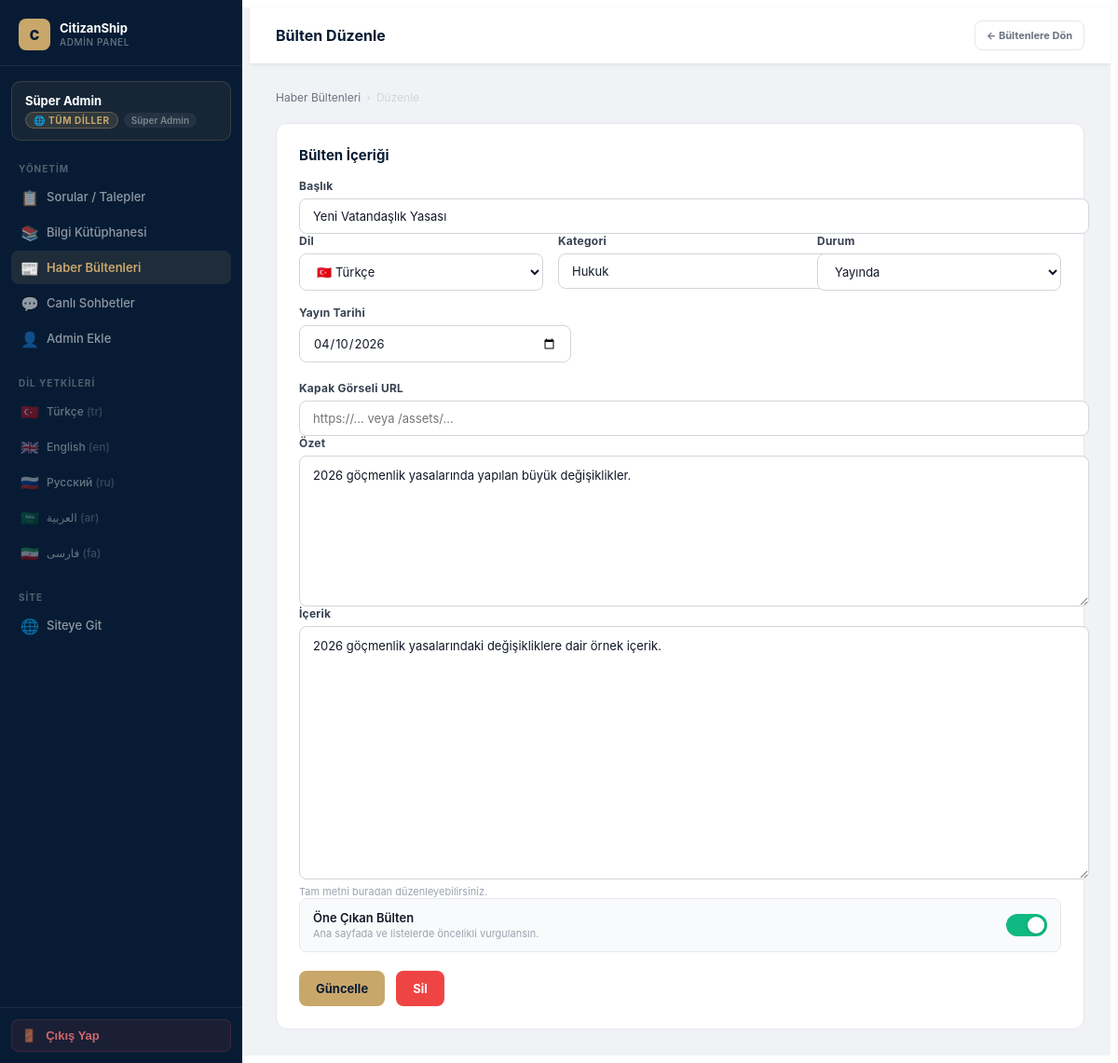
/admin/news-edit.php?id=1 (signed in), run on the app's committed database.
### tables this page shows
CREATE TABLE news (
            id INTEGER PRIMARY KEY AUTOINCREMENT,
            locale TEXT,
            title TEXT,
            summary TEXT,
            content TEXT,
            category TEXT,
            status TEXT,
            publishedAt TEXT,
            coverImage TEXT,
            isFeatured INTEGER DEFAULT 0
        );

### admin/config.php (called while the page is built, shortened)
<?php
$LOCALES = ["tr", "en", "ru", "ar", "fa"];
$LOCALE_FLAGS = ["tr" => "🇹🇷", "en" => "🇬🇧", "ru" => "🇷🇺", "ar" => "🇸🇦", "fa" => "🇮🇷"];
$LOCALE_LABELS = ["tr" => "Türkçe", "en" => "English", "ru" => "Русский", "ar" => "العربية", "fa" => "فارسی"];
?>

### admin/news-edit.php (the view, shortened to what this page needs)
<?php
require_once 'config.php';
$adminLocale = $_SESSION['admin_locale'] ?? null;
$bulletinId = (int) ($_GET['id'] ?? 0);
$isEditing = $bulletinId > 0;
$bulletin = [
    'id' => null,
    'locale' => $adminLocale ?: 'tr',
    'title' => '',
    'summary' => '',
    'content' => '',
    'category' => 'Vatandaşlık',
    'status' => 'draft',
    'publishedAt' => date('Y-m-d'),
    'coverImage' => '',
    'isFeatured' => 0,
];
if ($isEditing) {
    $stmt = $db->prepare("SELECT * FROM news WHERE id = :id");
    $stmt->execute([':id' => $bulletinId]);
    $existing = $stmt->fetch();
        ?>
        <?php
    $bulletin = array_merge($bulletin, $existing);
}
require_once 'layout-top.php';
?>
<div class="admin-topbar">
  <span class="admin-topbar-title"><?= $isEditing ? 'Bülten Düzenle' : 'Yeni Bülten' ?></span>
  <div class="admin-topbar-actions">
    <a href="news.php" class="admin-btn admin-btn-ghost admin-btn-sm">← Bültenlere Dön</a>
  </div>
</div>
<div class="admin-content">
  <div class="admin-breadcrumb">
    <a href="news.php">Haber Bültenleri</a>
    <span>›</span>
    <span><?= $isEditing ? 'Düzenle' : 'Yeni' ?></span>
  </div>
  <form method="POST" class="admin-card">
    <h2 class="admin-card-title"><?= $isEditing ? 'Bülten İçeriği' : 'Yeni Bülten Oluştur' ?></h2>
    <div class="admin-form-group">
      <label class="admin-form-label" for="title">Başlık</label>
      <input id="title" name="title" class="admin-form-input" value="<?= htmlspecialchars($bulletin['title'] ?? '') ?>" required>
    </div>
    <div style="display: grid; grid-template-columns: repeat(auto-fit, minmax(220px, 1fr)); gap: 16px; margin-bottom: 20px;">
      <div class="admin-form-group" style="margin-bottom: 0;">
        <label class="admin-form-label" for="locale">Dil</label>
        <select id="locale" name="locale" class="admin-form-select" <?= !$isSuper ? 'disabled' : '' ?>>
          <?php foreach ($LOCALES as $loc): ?>
            <option value="<?= $loc ?>" <?= ($bulletin['locale'] ?? '') === $loc ? 'selected' : '' ?>>
              <?= $LOCALE_FLAGS[$loc] ?> <?= $LOCALE_LABELS[$loc] ?>
            </option>
          <?php endforeach; ?>
        </select>
      </div>
      <div class="admin-form-group" style="margin-bottom: 0;">
        <label class="admin-form-label" for="category">Kategori</label>
        <input id="category" name="category" class="admin-form-input" value="<?= htmlspecialchars($bulletin['category'] ?? '') ?>" placeholder="Vatandaşlık">
      </div>
      <div class="admin-form-group" style="margin-bottom: 0;">
        <label class="admin-form-label" for="status">Durum</label>
        <select id="status" name="status" class="admin-form-select">
          <option value="published" <?= ($bulletin['status'] ?? '') === 'published' ? 'selected' : '' ?>>Yayında</option>
        </select>
      </div>
      <div class="admin-form-group" style="margin-bottom: 0;">
        <label class="admin-form-label" for="publishedAt">Yayın Tarihi</label>
        <input id="publishedAt" type="date" name="publishedAt" class="admin-form-input" value="<?= htmlspecialchars($bulletin['publishedAt'] ?? '') ?>">
      </div>
    </div>
    <div class="admin-form-group">
      <label class="admin-form-label" for="coverImage">Kapak Görseli URL</label>
      <input id="coverImage" name="coverImage" class="admin-form-input" value="<?= htmlspecialchars($bulletin['coverImage'] ?? '') ?>" placeholder="https://... veya /assets/...">
    </div>
    <div class="admin-form-group">
      <label class="admin-form-label" for="summary">Özet</label>
      <textarea id="summary" name="summary" class="admin-form-textarea" rows="4" required><?= htmlspecialchars($bulletin['summary'] ?? '') ?></textarea>
    </div>
    <div class="admin-form-group">
      <label class="admin-form-label" for="content">İçerik</label>
      <textarea id="content" name="content" class="admin-form-textarea" rows="12" required><?= htmlspecialchars($bulletin['content'] ?? '') ?></textarea>
      <div class="admin-form-hint">Tam metni buradan düzenleyebilirsiniz.</div>
    </div>
    <div class="admin-toggle-row" style="margin-bottom: 20px;">
      <div class="admin-toggle-info">
        <div class="admin-toggle-title">Öne Çıkan Bülten</div>
        <div class="admin-toggle-desc">Ana sayfada ve listelerde öncelikli vurgulansın.</div>
      </div>
      <label class="admin-toggle">
        <span class="admin-toggle-track"></span>
      </label>
    </div>
    <div style="display: flex; gap: 12px; flex-wrap: wrap;">
      <button type="submit" class="admin-btn admin-btn-gold"><?= $isEditing ? 'Güncelle' : 'Oluştur' ?></button>
      <?php if ($isEditing): ?>
        <button
          type="submit"
          name="action"
          value="delete"
          class="admin-btn admin-btn-danger"
          onclick="return confirm('Bu bülten silinsin mi?');"
        >
          Sil
        </button>
      <?php endif; ?>
    </div>
  </form>
</div>
<?php require_once 'layout-bottom.php'; ?>

### admin/admin.css (style rules this page uses)
.admin-topbar { background: #fff; border-bottom: 1px solid #e5e7eb; padding: 0 28px; height: 60px; display: flex; align-items: center; justify-content: space-between; position: sticky; top: 0; z-index: 40; box-shadow: 0 1px 4px rgba(0,0,0,0.06); }
.admin-topbar-title { font-size: 16px; font-weight: 700; color: #071c34; }
.admin-topbar-actions { display: flex; align-items: center; gap: 10px; }
.admin-content { padding: 28px; flex: 1; }
.admin-card { background: #fff; border: 1px solid #e5e7eb; border-radius: 12px; padding: 24px; }
.admin-card-title { font-size: 15px; font-weight: 700; color: #071c34; margin: 0 0 16px; }
.admin-form-group { display: flex; flex-direction: column; gap: 6px; }
.admin-form-label { font-size: 12px; font-weight: 700; color: #374151; letter-spacing: 0.02em; }
.admin-form-input, .admin-form-textarea, .admin-form-select { width: 100%; padding: 10px 14px; border: 1px solid #d1d5db; border-radius: 8px; font-size: 13px; color: #111827; background: #fff; transition: border-color 0.18s; font-family: inherit; outline: none; }
.admin-form-textarea { resize: vertical; min-height: 140px; line-height: 1.6; }
.admin-form-hint { font-size: 11px; color: #9ca3af; }
.admin-toggle-row { display: flex; align-items: center; justify-content: space-between; padding: 12px 14px; background: #f9fafb; border: 1px solid #e5e7eb; border-radius: 8px; }
.admin-toggle-info { flex: 1; }
.admin-toggle-title { font-size: 13px; font-weight: 600; color: #111827; }
.admin-toggle-desc { font-size: 11px; color: #9ca3af; margin-top: 2px; }
.admin-toggle { position: relative; width: 44px; height: 24px; flex-shrink: 0; }
.admin-toggle-track { position: absolute; inset: 0; background: #d1d5db; border-radius: 999px; cursor: pointer; transition: background 0.2s; }
.admin-toggle input:checked + .admin-toggle-track { background: #10b981; }
.admin-toggle-track::before { content: ''; position: absolute; width: 18px; height: 18px; background: #fff; border-radius: 50%; top: 3px; left: 3px; transition: transform 0.2s; box-shadow: 0 1px 4px rgba(0,0,0,0.15); }
.admin-toggle input:checked + .admin-toggle-track::before { transform: translateX(20px); }
.admin-btn { display: inline-flex; align-items: center; justify-content: center; gap: 7px; padding: 0 18px; height: 38px; border-radius: 8px; font-size: 13px; font-weight: 700; border: none; cursor: pointer; transition: all 0.18s; text-decoration: none; white-space: nowrap; font-family: inherit; }
.admin-btn-gold { background: #c9a76b; color: #071c34; }
.admin-btn-danger { background: #ef4444; color: #fff; }
.admin-btn-ghost { background: transparent; color: #6b7280; border: 1px solid #e5e7eb; }
.admin-btn-sm { height: 30px; padding: 0 12px; font-size: 11px; }
.admin-breadcrumb { display: flex; align-items: center; gap: 6px; font-size: 12px; color: #9ca3af; margin-bottom: 20px; }
.admin-breadcrumb a { color: #6b7280; text-decoration: none; }
.admin-breadcrumb span { color: #d1d5db; }

### data on the page
news: title "Yeni Vatandaşlık Yasası", locale "🇹🇷 Türkçe", category "Hukuk", status "Yayında", publishedAt "04/10/2026", summary "2026 göçmenlik yasalarında yapılan büyük değişiklikler.", content "2026 göçmenlik yasalarındaki değişikliklere dair örnek içerik."

### other printed values
$_SESSION['admin_name'] "Süper Admin"
$LOCALE_FLAGS[$loc] "🇹🇷"
$LOCALE_LABELS[$loc] "Türkçe"
$loc "tr"
$LOCALE_FLAGS[$loc] "🇬🇧"
$LOCALE_LABELS[$loc] "English"
$loc "en"
$LOCALE_FLAGS[$loc] "🇷🇺"
$LOCALE_LABELS[$loc] "Русский"
$loc "ru"
$LOCALE_FLAGS[$loc] "🇸🇦"
$LOCALE_LABELS[$loc] "العربية"
$loc "ar"
$LOCALE_FLAGS[$loc] "🇮🇷"
$LOCALE_LABELS[$loc] "فارسی"
